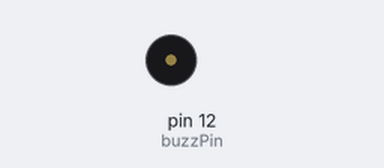
A sketch run on a simulated Arduino Uno, built with avr-gcc and run on an emulated ATmega328P. On the bench: buzzer (waves = sounding). The local clock reads 2024-03-15 10:24:30 at power-on unless the sketch sets it; what the sketch prints to the serial monitor is not drawn.

Above: at 0.05 s.
Timing chart, 0 to 3.0 s (numbered marks = the images above):
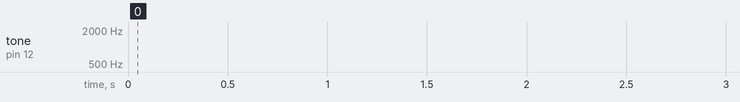

Measured:
- by itself, tone on pin 12 (buzzPin): silent → 1000 Hz at 30.1 s, → silent 0.25 s later, → 1000 Hz 0.25 s later, → silent 0.25 s later, … (10 changes in this stretch)

The sketch:

code.ino
```cpp
#include <Wire.h>
#include "RTClib.h"

RTC_DS3231 rtc;

int buzzPin = 12;

int bellTimes[][2] = {
  {8, 30},
  {9, 20},
  {10, 10},
  {10, 25},
  {11, 15},
  {12, 5},
  {12, 40},
  {13, 35},
  {14, 25},
  {15, 15},
};

int lastMinute = -1;
int numBells = sizeof(bellTimes) / sizeof(bellTimes[0]);

void setup() {
  Wire.begin();      // initializes SDA (A4) and SCL (A5)
  rtc.begin();
  pinMode(buzzPin, OUTPUT);
  Serial.begin(9600);
  Serial.println("School Bell System Started");
}

void loop() {
  DateTime now = rtc.now();   // read current time from RTC
  Serial.print(now.hour());
  Serial.print(":");
  Serial.println(now.minute());

  if (now.minute() != lastMinute) {
    lastMinute = now.minute();
    for (int i = 0; i < numBells; i++) {
      if (now.hour() == bellTimes[i][0] && now.minute() == bellTimes[i][1]) {
        ringBell();
      }
    }
  }

  delay(1000);
}

void ringBell() {
  Serial.println("Bell Ringing!");

  // play tone (1000 Hz for 2.5 seconds total)
  for (int i = 0; i < 5; i++) {
    tone(buzzPin, 1000);   // play 1000Hz sound
    delay(250);
    noTone(buzzPin);       // stop the tone
    delay(250);
  }
}
```
